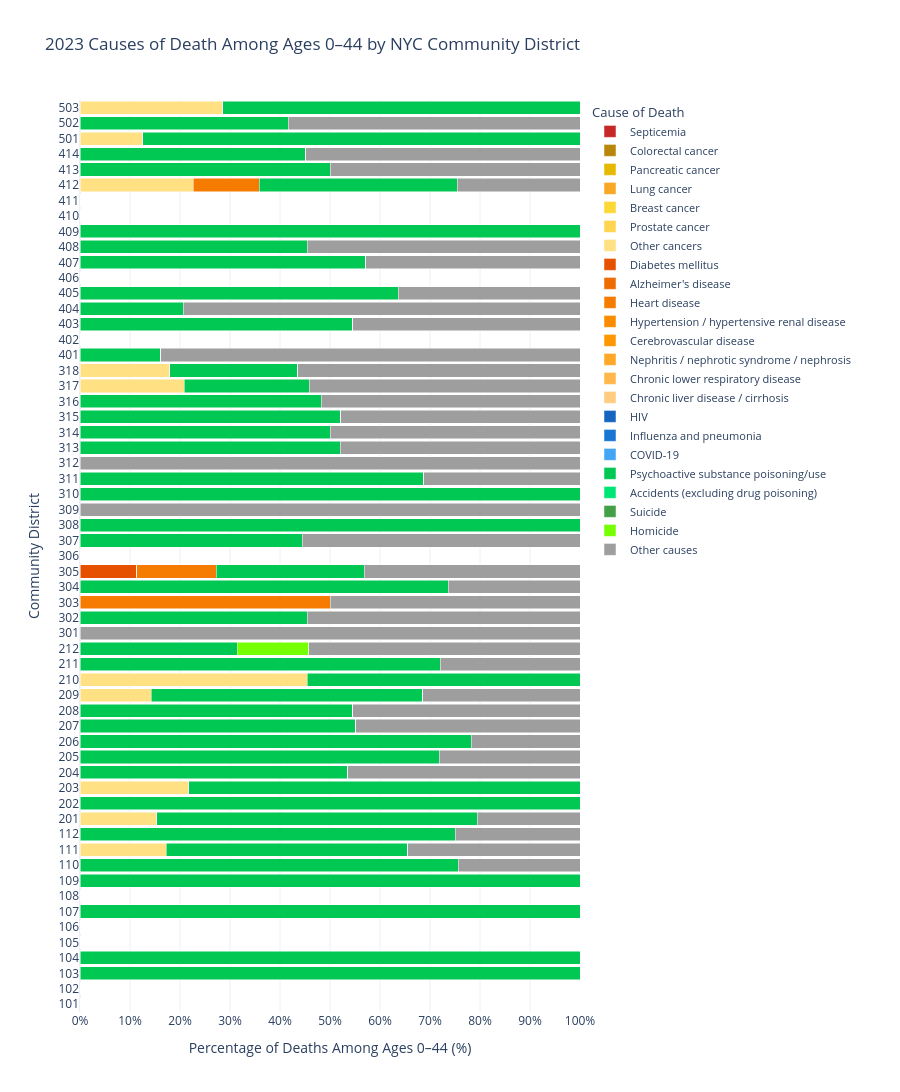

The notebook cell this image was saved under:
### Code cell
import pandas as pd
import numpy as np
import plotly.express as px

# -----------------------------------------
# 1. LOAD DATA
# -----------------------------------------

df = pd.read_csv("CommunityDistrictSingleYearCounts2023.csv")
df.columns = df.columns.str.strip()

# -----------------------------------------
# 2. DEFINE AGE GROUPS: 0 THROUGH 44
# -----------------------------------------

age_groups = [
    "Age<=28days",
    "Age 1-12months",
    "Age 1-4",
    "Age 5-9",
    "Age 10-14",
    "Age 15-19",
    "Age 20-24",
    "Age 25-29",
    "Age 30-34",
    "Age 35-39",
    "Age 40-44"
]

# -----------------------------------------
# 3. CAUSE LABELS
# -----------------------------------------

cause_labels = {
    "Deaths due to septicemia": "Septicemia",
    "Deaths due to HIV": "HIV",
    "Deaths due to malignant neoplasms(cancer)": "Cancer (all malignant neoplasms)",
    "Deaths due to cancer of the colon_ rectum_ and anus": "Colorectal cancer",
    "Deaths due to cancer of the pancreas": "Pancreatic cancer",
    "Deaths due to cancer of trachea_ bronchus_ and lung": "Lung cancer",
    "Deaths due to cancer of the breast": "Breast cancer",
    "Deaths due to cancer of the prostate": "Prostate cancer",
    "Deaths due to diabetes mellitus": "Diabetes mellitus",
    "Deaths due to use of or poisoning by psychoactive substance excluding alcohol and tobacco": "Psychoactive substance poisoning/use",
    "Deaths due to Alzheimer's disease": "Alzheimer's disease",
    "Deaths due to diseases of the heart": "Heart disease",
    "Deaths due to essential hypertension and hypertensive renal disease": "Hypertension / hypertensive renal disease",
    "Deaths due to cerebrovascular diseases": "Cerebrovascular disease",
    "Deaths due to influenza and pneumonia": "Influenza and pneumonia",
    "Deaths due to chronic lower respiratory diseases": "Chronic lower respiratory disease",
    "Deaths due to chronic liver disease and cirrhosis": "Chronic liver disease / cirrhosis",
    "Deaths due to Nephritis_ Nephrotic Syndrome and Nephrosis": "Nephritis / nephrotic syndrome / nephrosis",
    "Deaths due to Covid19": "COVID-19",
    "Deaths due to accidents except for durg poisoning": "Accidents (excluding drug poisoning)",
    "Deaths due to intentional self-harm(suicide)": "Suicide",
    "Deaths due to assault(homicide)": "Homicide",
    "Other causes": "Other causes"
}

# -----------------------------------------
# 4. CUSTOM COLOR PALETTE
# -----------------------------------------

cause_color_map = {
    # RED
    "Septicemia": "#C62828",

    # YELLOW - SIX CANCER CATEGORIES
    "Colorectal cancer": "#B8860B",
    "Pancreatic cancer": "#E6B800",
    "Lung cancer": "#F9A825",
    "Breast cancer": "#FDD835",
    "Prostate cancer": "#FFD54F",
    "Other cancers": "#FFE082",

    # ORANGE - CHRONIC DISEASES
    "Diabetes mellitus": "#E65100",
    "Alzheimer's disease": "#EF6C00",
    "Heart disease": "#F57C00",
    "Hypertension / hypertensive renal disease": "#FB8C00",
    "Cerebrovascular disease": "#FF9800",
    "Nephritis / nephrotic syndrome / nephrosis": "#FFA726",
    "Chronic lower respiratory disease": "#FFB74D",
    "Chronic liver disease / cirrhosis": "#FFCC80",

    # BLUE - INFECTIOUS DISEASES
    "HIV": "#1565C0",
    "Influenza and pneumonia": "#1976D2",
    "COVID-19": "#42A5F5",

    # GREEN - NON-NATURAL DEATHS
    "Psychoactive substance poisoning/use": "#00C853",
    "Accidents (excluding drug poisoning)": "#00E676",
    "Suicide": "#43A047",
    "Homicide": "#76FF03",

    # GREY
    "Other causes": "#9E9E9E"
}

# -----------------------------------------
# 5. FIND AGE-SPECIFIC CAUSE COLUMNS
# -----------------------------------------

# Expected format:
# "Deaths due to septicemia_Age 40-44"

age_cause_columns = {}

for cause in cause_labels:
    matching_columns = [
        f"{cause}_{age}"
        for age in age_groups
    ]

    age_cause_columns[cause] = matching_columns

# Validate column names
missing = [
    col
    for cols in age_cause_columns.values()
    for col in cols
    if col not in df.columns
]

if missing:
    print("Missing age-specific cause columns:")
    print(*missing[:30], sep="\n")
    raise ValueError(
        "Column names do not match the expected format. "
        "Check df.columns for the actual names."
    )

# -----------------------------------------
# 6. SUM DEATHS AGED 0-44 FOR EACH CAUSE
# -----------------------------------------

for cause, columns in age_cause_columns.items():

    numeric_values = df[columns].apply(
        lambda s: pd.to_numeric(
            s.astype(str).str.replace(
                ",", "", regex=False
            ),
            errors="coerce"
        )
    ).fillna(0)

    df[cause] = numeric_values.sum(axis=1)

# -----------------------------------------
# 7. CALCULATE OTHER CANCERS
# -----------------------------------------

all_cancer_col = (
    "Deaths due to malignant neoplasms(cancer)"
)

specific_cancer_cols = [
    "Deaths due to cancer of the colon_ rectum_ and anus",
    "Deaths due to cancer of the pancreas",
    "Deaths due to cancer of trachea_ bronchus_ and lung",
    "Deaths due to cancer of the breast",
    "Deaths due to cancer of the prostate"
]

df["Other cancers"] = (
    df[all_cancer_col]
    - df[specific_cancer_cols].sum(axis=1)
)

if (df["Other cancers"] < 0).any():
    raise ValueError(
        "Site-specific cancer deaths exceed overall "
        "cancer deaths in some rows. Check the data."
    )

# -----------------------------------------
# 8. AGGREGATE BY COMMUNITY DISTRICT
# -----------------------------------------

df["commntydst"] = (
    df["commntydst"].astype(str).str.strip()
)

# Exclude overall cancer total to prevent double-counting
chart_columns = [
    cause for cause in cause_labels
    if cause != all_cancer_col
]

chart_columns.append("Other cancers")

df_grouped = df.groupby(
    "commntydst", as_index=False
)[chart_columns].sum()

# Convert to long format
df_long = df_grouped.melt(
    id_vars="commntydst",
    value_vars=chart_columns,
    var_name="Cause",
    value_name="Count"
)

df_long["Cause Label"] = (
    df_long["Cause"].map(cause_labels)
    .fillna(df_long["Cause"])
)

# -----------------------------------------
# 9. CALCULATE PERCENTAGES
# -----------------------------------------

df_long["District_Total"] = (
    df_long.groupby("commntydst")["Count"]
    .transform("sum")
)

df_long["Percentage"] = (
    df_long["Count"]
    / df_long["District_Total"].replace(0, np.nan)
    * 100
).fillna(0)

# -----------------------------------------
# 10. ORDER CAUSES
# -----------------------------------------

cause_order = [
    "Septicemia",

    "Colorectal cancer",
    "Pancreatic cancer",
    "Lung cancer",
    "Breast cancer",
    "Prostate cancer",
    "Other cancers",

    "Diabetes mellitus",
    "Alzheimer's disease",
    "Heart disease",
    "Hypertension / hypertensive renal disease",
    "Cerebrovascular disease",
    "Nephritis / nephrotic syndrome / nephrosis",
    "Chronic lower respiratory disease",
    "Chronic liver disease / cirrhosis",

    "HIV",
    "Influenza and pneumonia",
    "COVID-19",

    "Psychoactive substance poisoning/use",
    "Accidents (excluding drug poisoning)",
    "Suicide",
    "Homicide",

    "Other causes"
]

districts = sorted(
    df_grouped["commntydst"].unique(),
    key=lambda x: (
        0, int(x)
    ) if x.isdigit() else (1, x)
)

# -----------------------------------------
# 11. CREATE HORIZONTAL STACKED BAR CHART
# -----------------------------------------

fig = px.bar(
    df_long,
    x="Percentage",
    y="commntydst",
    color="Cause Label",
    orientation="h",
    barmode="stack",

    title=(
        "2023 Causes of Death Among Ages 0–44 "
        "by NYC Community District"
    ),

    labels={
        "Percentage": "Percentage of Deaths (%)",
        "commntydst": "Community District",
        "Cause Label": "Cause of Death"
    },

    color_discrete_map=cause_color_map,

    category_orders={
        "Cause Label": cause_order,
        "commntydst": districts
    },

    custom_data=["Count", "District_Total"],

    height=1800
)

# -----------------------------------------
# 12. CUSTOM HOVER DETAILS
# -----------------------------------------

fig.update_traces(
    hovertemplate=(
        "<b>Community District:</b> %{y}<br>"
        "<b>Age Range:</b> 0–44<br>"
        "<b>Cause of Death:</b> %{fullData.name}<br>"
        "<b>Percentage of Deaths:</b> %{x:.2f}%<br>"
        "<b>Death Count:</b> %{customdata[0]:,.0f}<br>"
        "<b>Total Categorized Deaths (0–44):</b> "
        "%{customdata[1]:,.0f}"
        "<extra></extra>"
    )
)

# -----------------------------------------
# 13. CUSTOMIZE LAYOUT
# -----------------------------------------

fig.update_layout(
    xaxis_title="Percentage of Deaths Among Ages 0–44 (%)",
    yaxis_title="Community District",
    legend_title="Cause of Death",
    bargap=0.15,
    template="plotly_white",
    hovermode="closest",
    height=1800,

    legend=dict(
        orientation="v",
        x=1.02,
        y=1,
        font=dict(size=11)
    ),

    margin=dict(
        l=80,
        r=320,
        t=100,
        b=80
    )
)

fig.update_xaxes(
    range=[0, 100],
    ticksuffix="%",
    dtick=10
)

fig.update_yaxes(
    type="category",
    categoryorder="array",
    categoryarray=districts
)

# -----------------------------------------
# 14. DISPLAY CHART
# -----------------------------------------

fig.show()
